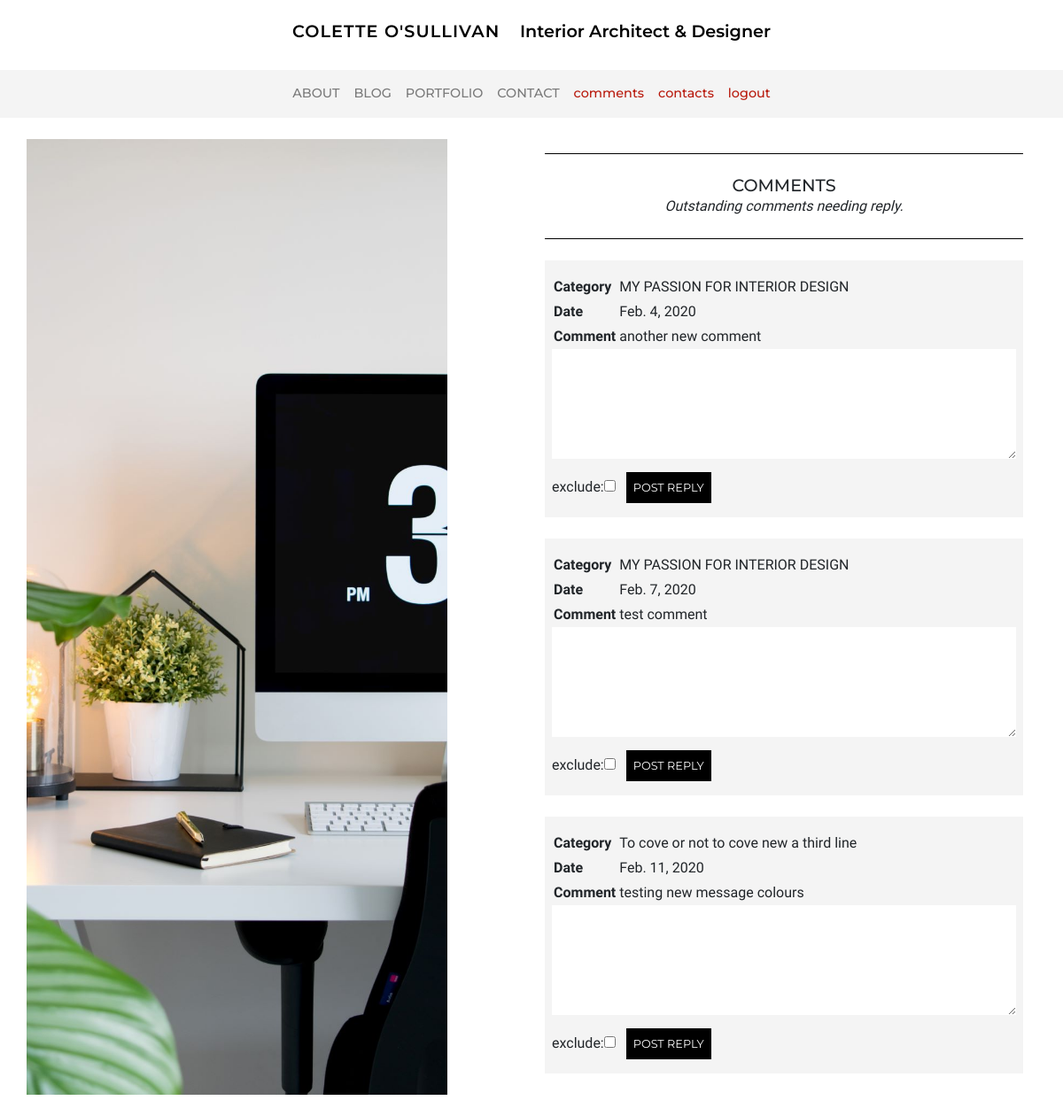
/blog/comments/ (signed in), run on the app's committed database.
### blog/models.py (models this page shows, shortened)
class Comment(models.Model):
    blog = models.ForeignKey('Blog', on_delete=models.CASCADE, related_name='comments')
    date = models.DateField(default=timezone.now)
    content = models.TextField() # don't want this to blank ever
    reply = models.TextField(blank=True)
    exclude = models.BooleanField(default=False)

class Blog(models.Model):
    category = models.ForeignKey('Category', on_delete=models.CASCADE, related_name='blogs') # no null !!!
    title = models.CharField(max_length=50) # char blank - no blank
    date = models.DateField(default=timezone.now) # auto
    image = models.ImageField(default='blog_default.jpg', upload_to='blog_images') # image blank
    content = models.TextField(blank=True) # text blank
    order = models.IntegerField(null=True, blank=True) # null ok - should not be required in form!!!
    exclude = models.BooleanField(default=False) # yes no
    like = models.IntegerField(default=0)

### blog/views.py (the view)
# urls.py: path('comments/', views.comments, name='comments'), #why do I have 2 with same name???
@login_required
def comments(request, pk=None):
    comments = Comment.objects.filter(exclude=False, reply='').order_by('id') #order by oldest without reply
    form = ReplyForm()
    if pk:
        comment = Comment.objects.get(pk=pk)
    if request.method == 'POST':
        form = ReplyForm(request.POST, instance=comment) # POST the form data
        if form.is_valid():
            form.save()
            messages.success(request, f'Reply posted')
            return redirect('comments')
    context = {'title': 'Comments', 'comments': comments, 'form': form}
    return render(request, 'blog/comments.html', context)

### blog/forms.py
class ReplyForm(forms.ModelForm):
    class Meta:
        model = Comment
        fields = ['reply', 'exclude']
        labels = {'reply': _(''), 'exclude': _('exclude'),}
        widgets = {'reply': Textarea(attrs={'rows':5, 'class': 'textarea-style'}),}

### blog/templates/blog/comments.html (shortened to what this page needs)
{% extends 'base.html' %}
{% block content %}
{% include 'include.html' with tagline='Outstanding comments needing reply.' %}
{% for comment in comments %}
<div class="bg-color--stone mb-4 p-2">
    <table class="mt-2">
        <tr>
            <td><strong>Category</strong></td>
            <td>{{ comment.blog.title }}</td>
        </tr>
        <tr>
            <td><strong>Date</strong></td>
            <td>{{ comment.date }}</td>
        </tr>
        <tr>
            <td><strong>Comment</strong></td>
            <td>{{ comment.content}}</td>
        </tr>
    </table>
    <form method="POST" action="{% url 'comments' comment.pk %}">
        {{ form }}
        <button type="submit">POST REPLY</button>
    </form>
</div>
{% endfor %}
</div>
</section>
{% endblock %}

### static/css/main.css (style rules this page uses)
body { font-family: 'Ibarra Real Nova', serif; }
td, th { padding: 2px; vertical-align: top; }
.bg-color--stone { background-color: rgba(244, 244, 244, .95); }
.textarea-style { width: 100%; border: 0; }
button, .button-a { background-color: #000000; color: #ffffff; border: 0px; font-size: .8rem; text-transform: uppercase; font-family: 'Montserrat', sans-serif; padding: 8px; margin: 8px; }

### data on the page
Comment: blog "MY PASSION FOR INTERIOR DESIGN", date "Feb. 4, 2020", content "another new comment"
Comment: blog "MY PASSION FOR INTERIOR DESIGN", date "Feb. 7, 2020", content "test comment"
Comment: blog "To cove or not to cove new a third line", date "Feb. 11, 2020", content "testing new message colours"

### other printed values
{{ title }} "COMMENTS"
{{ tagline }} "Outstanding comments needing reply."
